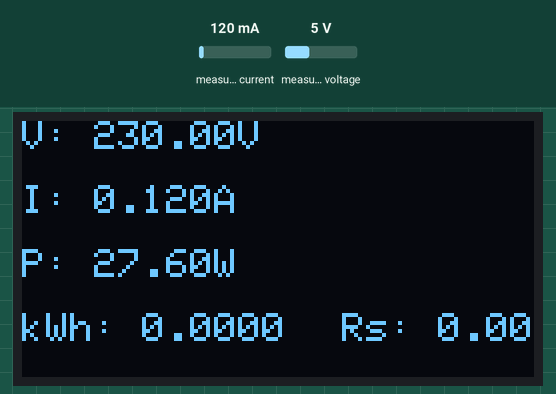
Recording of a sketch running on a simulated ESP32. On the bench: 128×64 one-colour display. The test bench sets the inputs (shaded band); at power-on: measured current 120 mA, measured voltage 5 V. WiFi joins after 1.5 s; servers stay silent unless stated; no MQTT or app messages arrive unless stated; what the sketch prints to the serial monitor is not drawn.

Above: at 4.2 s.
4.3 s: measured current set to 40 mA
At 9.6 s:
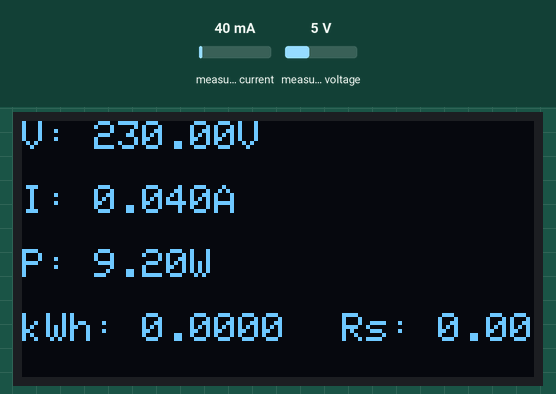
10.2 s: measured voltage set to 0.3 V
At 14.7 s:
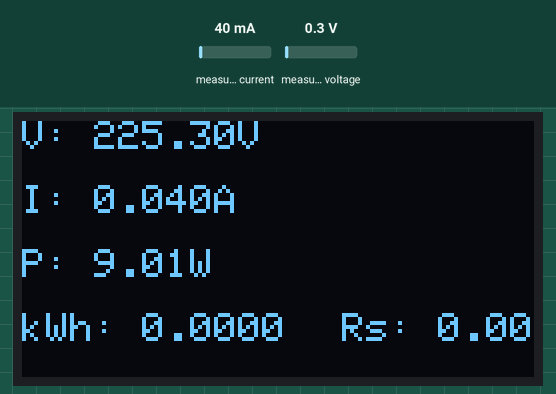
16.1 s: measured current set to 500 mA
At 19.7 s:
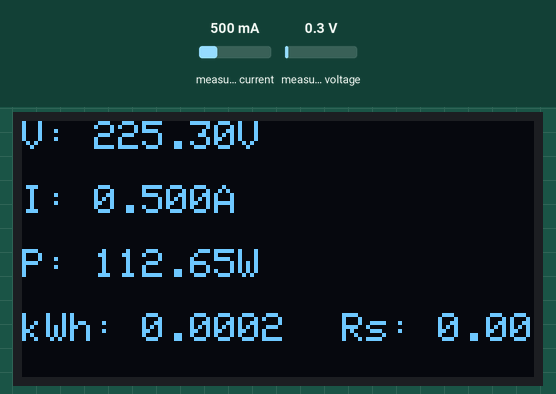
25.7 s: measured voltage set to 3.8 V
At 30.9 s:
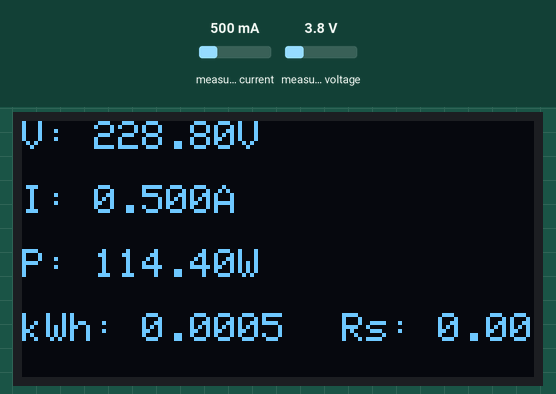
36.2 s: measured current set to 1000 mA
At 41.0 s:
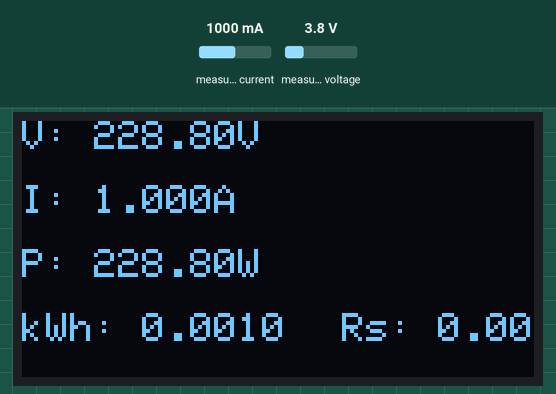
46.6 s: measured voltage set to 7.5 V
At 51.1 s:
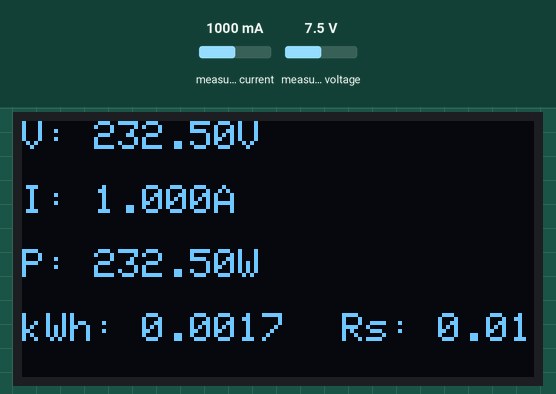
Timing chart, 0 to 52.6 s (numbered marks = the images above; inputs shaded):
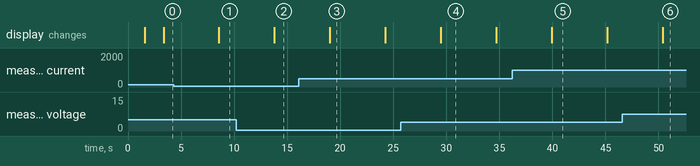

The sketch:

smart_meter_with_SD_CARD_OLED_NTPtimeserver.ino
```cpp
#include <WiFi.h>
#include <PubSubClient.h>
#include "EmonLib.h"

// OLED Libraries
#include <Wire.h>
#include <Adafruit_GFX.h>
#include <Adafruit_SSD1306.h>

// --- OLED Configuration ---
#define SCREEN_WIDTH 128
#define SCREEN_HEIGHT 64
Adafruit_SSD1306 display(SCREEN_WIDTH, SCREEN_HEIGHT, &Wire, -1);

// WiFi Credentials
const char* ssid = "H.";
const char* password = "sarkari0";

// MQTT Broker IP (Laptop IP)
const char* mqtt_server = "192.168.108.41"; // Replace with your laptop IP

WiFiClient espClient;
PubSubClient client(espClient);

EnergyMonitor emon;

#define vCalibration 85.28
#define currCalibration 1.16

unsigned long lastMillis = 0;
float kWh = 0;

// Function to calculate cost (as per Pakistan tariff slabs)
float calculateCost(float energy_kWh) {
  float cost = 0;
  if (energy_kWh <= 50) cost = energy_kWh * 3.95;
  else if (energy_kWh <= 100) cost = 50 * 3.95 + (energy_kWh - 50) * 7.74;
  else if (energy_kWh <= 200) cost = 50 * 3.95 + 50 * 7.74 + (energy_kWh - 100) * 10.06;
  else if (energy_kWh <= 300) cost = 50 * 3.95 + 50 * 7.74 + 100 * 10.06 + (energy_kWh - 200) * 12.15;
  else if (energy_kWh <= 400) cost = 50 * 3.95 + 50 * 7.74 + 100 * 10.06 + 100 * 12.15 + (energy_kWh - 300) * 19.55;
  else if (energy_kWh <= 500) cost = 50 * 3.95 + 50 * 7.74 + 100 * 10.06 + 100 * 12.15 + 100 * 19.55 + (energy_kWh - 400) * 22.65;
  else if (energy_kWh <= 600) cost = 50 * 3.95 + 50 * 7.74 + 100 * 10.06 + 100 * 12.15 + 100 * 19.55 + 100 * 22.65 + (energy_kWh - 500) * 24.15;
  else cost = 50 * 3.95 + 50 * 7.74 + 100 * 10.06 + 100 * 12.15 + 100 * 19.55 + 100 * 22.65 + 100 * 24.15 + (energy_kWh - 600) * 27.65;
  return cost;
}

void setup_wifi() {
  Serial.begin(115200);
  delay(10);
  Serial.print("Connecting to WiFi...");
  WiFi.begin(ssid, password);
  while (WiFi.status() != WL_CONNECTED) {
    delay(500);
    Serial.print(".");
  }
  Serial.println("\nWiFi connected.");
  Serial.print("IP address: ");
  Serial.println(WiFi.localIP());
}

void reconnect() {
  while (!client.connected()) {
    Serial.print("Attempting MQTT connection...");
    if (client.connect("ESP32Client")) {
      Serial.println("Connected to MQTT Broker.");
    } else {
      Serial.print("Failed, rc=");
      Serial.print(client.state());
      Serial.println(" Retrying in 5 seconds...");
      delay(5000);
    }
  }
}

void setup_oled() {
  Wire.begin(8, 9); // Adjust SDA, SCL as per your board
  if (!display.begin(SSD1306_SWITCHCAPVCC, 0x3C)) {
    Serial.println(F("SSD1306 allocation failed"));
    while (true); // halt
  }
  display.clearDisplay();
  display.setTextSize(1);
  display.setTextColor(SSD1306_WHITE);
  display.setCursor(0, 0);
  display.println("Smart Meter MQTT");
  display.println("Initializing...");
  display.display();
  delay(1500);
}

void setup() {
  setup_wifi();
  client.setServer(mqtt_server, 1883);
  setup_oled();

  emon.voltage(4, vCalibration, 1.7); // D4 pin, calibration
  emon.current(5, currCalibration);  // D5 pin, calibration

  lastMillis = millis();
}

void loop() {
  if (!client.connected()) reconnect();
  client.loop();

  emon.calcVI(20, 2000);
  float Vrms = emon.Vrms;
  float Irms = emon.Irms;
  float Power = emon.apparentPower;

  float timeDiffHrs = (float)(millis() - lastMillis) / 3600000.0;
  kWh += (Power * timeDiffHrs) / 1000.0;
  lastMillis = millis();

  float cost = calculateCost(kWh);

  // Build payload for MQTT
  String payload = "{\"Vrms\":" + String(Vrms, 2) +
                   ",\"Irms\":" + String(Irms, 3) +
                   ",\"Power\":" + String(Power, 2) +
                   ",\"kWh\":" + String(kWh, 4) +
                   ",\"Cost\":" + String(cost, 2) + "}";

  client.publish("smartmeter/data", payload.c_str());
  Serial.println("Published: " + payload);

  // OLED DISPLAY
  display.clearDisplay();
  display.setTextSize(1);
  display.setTextColor(SSD1306_WHITE);

  display.setCursor(0, 0);
  display.print("V: "); display.print(Vrms, 2); display.println("V");

  display.setCursor(0, 16);
  display.print("I: "); display.print(Irms, 3); display.println("A");

  display.setCursor(0, 32);
  display.print("P: "); display.print(Power, 2); display.println("W");

  display.setCursor(0, 48);
  display.print("kWh: "); display.print(kWh, 4);

  display.setCursor(80, 48);
  display.print("Rs: "); display.print(cost, 2);

  display.display();

  delay(5000);
}
```

Measured:
- after the input at 4.3 s, the display: changes after 4.3 s (image 1)
- after the input at 10.2 s, the display: changes after 3.6 s (image 2)
- after the input at 16.1 s, the display: changes after 2.9 s (image 3)
- what the display in image 3 shows lasts 5.3 s, from 19.0 s to 24.3 s
